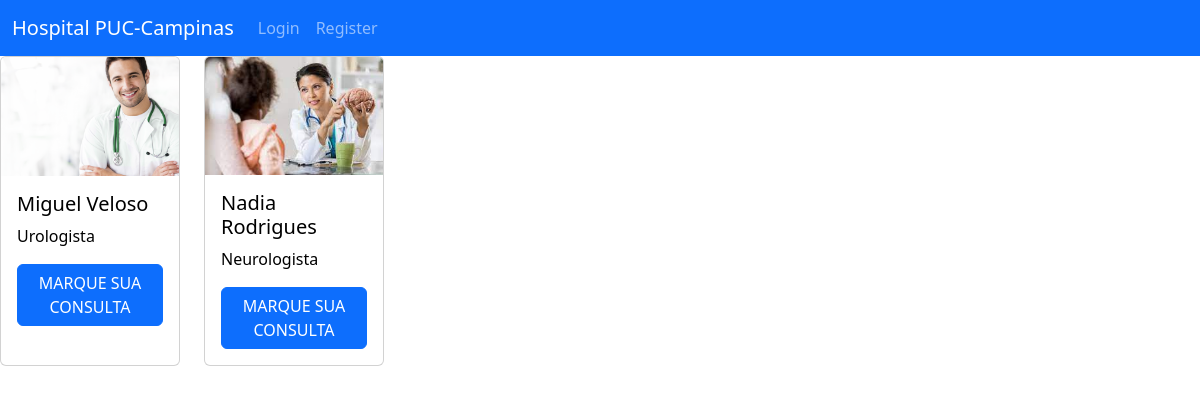
Page /accounts/medics on the committed database.
### accounts/models.py (models this page shows, shortened)
class Medic(models.Model):
    name = models.CharField(max_length=50)
    specialty = models.CharField(max_length=200)
    crm = models.CharField(max_length=20)
    photo = models.ImageField(blank=True, upload_to='photo/')

### accounts/views.py (the view)
# urls.py: path('accounts/medics', views.medics_screen, name='medics'),
def medics_screen(request):
    data = Medic.objects.all()
    return render(request, 'medics.html', {'data': data})

### accounts/templates/medics.html (shortened to what this page needs)
{% extends 'default.html' %}
{% load bootstrap5 %}
{% block 'body' %}
  <div class="row row-cols-1 row-cols-sm-6 sm-6">
            {% for d in data %}
              <div class="col">
                <div class="card h-100">
                  <img src="{{d.photo.url}}" class="card-img-top" alt="...">
                  <div class="card-body text-black bg-ligth">
                    <h5 class="card-title">{{d.name}}</h5>
                    <p class="card-text">{{d.specialty}}</p>
                    <a href="{% url 'consultation' d.id %}" class="btn btn-primary">MARQUE SUA CONSULTA</a>
                  </div>
                </div>
              </div>
            {% endfor %}
  </div>
{% endblock %}

### templates/default.html (shortened to what this page needs)
<!doctype html>
{% load bootstrap5 %}
<html lang="en">
<head>
    {% bootstrap_css %}
</head>
<body>
    {% include 'header.html' %}
    {% block 'body' %}{% endblock %}
</body>
</html>

### templates/header.html (shortened to what this page needs)
<header>
    <nav class="navbar navbar-expand-lg navbar-dark bg-primary">
      <div class="container-fluid">
        <a class="navbar-brand" href="{% url 'home' %}">Hospital PUC-Campinas</a>
        <div class="collapse navbar-collapse" id="navbarNavAltMarkup">
          <div class="navbar-nav">
            {% if not user.is_authenticated %}
              <a class="nav-link" href="{% url 'login' %}">Login</a>
              <a class="nav-link" href="{% url 'register' %}">Register</a>
            {% endif %}
          </div>
        </div>
      </div>
    </nav>
</header>

### rows in the picture
Medic: photo (picture), name "Miguel Veloso", specialty "Urologista"
Medic: photo (picture), name "Nadia Rodrigues", specialty "Neurologista"
